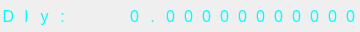
   <widget class="QGroupBox" name="group_line3">
    <property name="geometry">
     <rect>
      <x>370</x>
      <y>212</y>
      <width>360</width>
      <height>32</height>
     </rect>
    </property>
    <property name="styleSheet">
     <string notr="true">border: 0px</string>
    </property>
    <property name="title">
     <string/>
    </property>
    <widget class="QLabel" name="lcd_3_1">
     <property name="geometry">
      <rect>
       <x>18</x>
       <y>0</y>
       <width>17</width>
       <height>32</height>
      </rect>
     </property>
     <property name="font">
      <font>
       <pointsize>12</pointsize>
      </font>
     </property>
     <property name="styleSheet">
      <string notr="true">color: rgb(0, 255, 255)</string>
     </property>
     <property name="lineWidth">
      <number>0</number>
     </property>
     <property name="text">
      <string>l</string>
     </property>
     <property name="textFormat">
      <enum>Qt::PlainText</enum>
     </property>
     <property name="alignment">
      <set>Qt::AlignCenter</set>
     </property>
    </widget>
    <widget class="QLabel" name="lcd_3_2">
     <property name="geometry">
      <rect>
       <x>36</x>
       <y>0</y>
       <width>17</width>
       <height>32</height>
      </rect>
     </property>
     <property name="font">
      <font>
       <pointsize>12</pointsize>
      </font>
     </property>
     <property name="styleSheet">
      <string notr="true">color: rgb(0, 255, 255)</string>
     </property>
     <property name="lineWidth">
      <number>0</number>
     </property>
     <property name="text">
      <string>y</string>
     </property>
     <property name="textFormat">
      <enum>Qt::PlainText</enum>
     </property>
     <property name="alignment">
      <set>Qt::AlignCenter</set>
     </property>
    </widget>
    <widget class="QLabel" name="lcd_3_3">
     <property name="geometry">
      <rect>
       <x>54</x>
       <y>0</y>
       <width>17</width>
       <height>32</height>
      </rect>
     </property>
     <property name="font">
      <font>
       <pointsize>12</pointsize>
      </font>
     </property>
     <property name="styleSheet">
      <string notr="true">color: rgb(0, 255, 255)</string>
     </property>
     <property name="lineWidth">
      <number>0</number>
     </property>
     <property name="text">
      <string>:</string>
     </property>
     <property name="textFormat">
      <enum>Qt::PlainText</enum>
     </property>
     <property name="alignment">
      <set>Qt::AlignCenter</set>
     </property>
    </widget>
    <widget class="QLabel" name="lcd_3_4">
     <property name="geometry">
      <rect>
       <x>72</x>
       <y>0</y>
       <width>17</width>
       <height>32</height>
      </rect>
     </property>
     <property name="font">
      <font>
       <pointsize>12</pointsize>
      </font>
     </property>
     <property name="styleSheet">
      <string notr="true">color: rgb(0, 255, 255)</string>
     </property>
     <property name="lineWidth">
      <number>0</number>
     </property>
     <property name="text">
      <string> </string>
     </property>
     <property name="textFormat">
      <enum>Qt::PlainText</enum>
     </property>
     <property name="alignment">
      <set>Qt::AlignCenter</set>
     </property>
    </widget>
    <widget class="QLabel" name="lcd_3_5">
     <property name="geometry">
      <rect>
       <x>90</x>
       <y>0</y>
       <width>17</width>
       <height>32</height>
      </rect>
     </property>
     <property name="font">
      <font>
       <pointsize>12</pointsize>
      </font>
     </property>
     <property name="styleSheet">
      <string notr="true">color: rgb(0, 255, 255)</string>
     </property>
     <property name="lineWidth">
      <number>0</number>
     </property>
     <property name="text">
      <string> </string>
     </property>
     <property name="textFormat">
      <enum>Qt::PlainText</enum>
     </property>
     <property name="alignment">
      <set>Qt::AlignCenter</set>
     </property>
    </widget>
    <widget class="QLabel" name="lcd_3_6">
     <property name="geometry">
      <rect>
       <x>108</x>
       <y>0</y>
       <width>17</width>
       <height>32</height>
      </rect>
     </property>
     <property name="font">
      <font>
       <pointsize>12</pointsize>
      </font>
     </property>
     <property name="styleSheet">
      <string notr="true">color: rgb(0, 255, 255)</string>
     </property>
     <property name="lineWidth">
      <number>0</number>
     </property>
     <property name="text">
      <string> </string>
     </property>
     <property name="textFormat">
      <enum>Qt::PlainText</enum>
     </property>
     <property name="alignment">
      <set>Qt::AlignCenter</set>
     </property>
    </widget>
    <widget class="QLabel" name="lcd_3_7">
     <property name="geometry">
      <rect>
       <x>126</x>
       <y>0</y>
       <width>17</width>
       <height>32</height>
      </rect>
     </property>
     <property name="font">
      <font>
       <pointsize>12</pointsize>
      </font>
     </property>
     <property name="styleSheet">
      <string notr="true">color: rgb(0, 255, 255)</string>
     </property>
     <property name="lineWidth">
      <number>0</number>
     </property>
     <property name="text">
      <string>0</string>
     </property>
     <property name="textFormat">
      <enum>Qt::PlainText</enum>
     </property>
     <property name="alignment">
      <set>Qt::AlignCenter</set>
     </property>
    </widget>
    <widget class="QLabel" name="lcd_3_8">
     <property name="geometry">
      <rect>
       <x>144</x>
       <y>0</y>
       <width>17</width>
       <height>32</height>
      </rect>
     </property>
     <property name="font">
      <font>
       <pointsize>12</pointsize>
      </font>
     </property>
     <property name="styleSheet">
      <string notr="true">color: rgb(0, 255, 255)</string>
     </property>
     <property name="lineWidth">
      <number>0</number>
     </property>
     <property name="text">
      <string>.</string>
     </property>
     <property name="textFormat">
      <enum>Qt::PlainText</enum>
     </property>
     <property name="alignment">
      <set>Qt::AlignCenter</set>
     </property>
    </widget>
    <widget class="QLabel" name="lcd_3_9">
     <property name="geometry">
      <rect>
       <x>162</x>
       <y>0</y>
       <width>17</width>
       <height>32</height>
      </rect>
     </property>
     <property name="font">
      <font>
       <pointsize>12</pointsize>
      </font>
     </property>
     <property name="styleSheet">
      <string notr="true">color: rgb(0, 255, 255)</string>
     </property>
     <property name="lineWidth">
      <number>0</number>
     </property>
     <property name="text">
      <string>0</string>
     </property>
     <property name="textFormat">
      <enum>Qt::PlainText</enum>
     </property>
     <property name="alignment">
      <set>Qt::AlignCenter</set>
     </property>
    </widget>
    <widget class="QLabel" name="lcd_3_10">
     <property name="geometry">
      <rect>
       <x>180</x>
       <y>0</y>
       <width>17</width>
       <height>32</height>
      </rect>
     </property>
     <property name="font">
      <font>
       <pointsize>12</pointsize>
      </font>
     </property>
     <property name="styleSheet">
      <string notr="true">color: rgb(0, 255, 255)</string>
     </property>
     <property name="lineWidth">
      <number>0</number>
     </property>
     <property name="text">
      <string>0</string>
     </property>
     <property name="textFormat">
      <enum>Qt::PlainText</enum>
     </property>
     <property name="alignment">
      <set>Qt::AlignCenter</set>
     </property>
    </widget>
    <widget class="QLabel" name="lcd_3_11">
     <property name="geometry">
      <rect>
       <x>198</x>
       <y>0</y>
       <width>17</width>
       <height>32</height>
      </rect>
     </property>
     <property name="font">
      <font>
       <pointsize>12</pointsize>
      </font>
     </property>
     <property name="styleSheet">
      <string notr="true">color: rgb(0, 255, 255)</string>
     </property>
     <property name="lineWidth">
      <number>0</number>
     </property>
     <property name="text">
      <string>0</string>
     </property>
     <property name="textFormat">
      <enum>Qt::PlainText</enum>
     </property>
     <property name="alignment">
      <set>Qt::AlignCenter</set>
     </property>
    </widget>
    <widget class="QLabel" name="lcd_3_12">
     <property name="geometry">
      <rect>
       <x>216</x>
       <y>0</y>
       <width>17</width>
       <height>32</height>
      </rect>
     </property>
     <property name="font">
      <font>
       <pointsize>12</pointsize>
      </font>
     </property>
     <property name="styleSheet">
      <string notr="true">color: rgb(0, 255, 255)</string>
     </property>
     <property name="lineWidth">
      <number>0</number>
     </property>
     <property name="text">
      <string>0</string>
     </property>
     <property name="textFormat">
      <enum>Qt::PlainText</enum>
     </property>
     <property name="alignment">
      <set>Qt::AlignCenter</set>
     </property>
    </widget>
    <widget class="QLabel" name="lcd_3_13">
     <property name="geometry">
      <rect>
       <x>234</x>
       <y>0</y>
       <width>17</width>
       <height>32</height>
      </rect>
     </property>
     <property name="font">
      <font>
       <pointsize>12</pointsize>
      </font>
     </property>
     <property name="styleSheet">
      <string notr="true">color: rgb(0, 255, 255)</string>
     </property>
     <property name="lineWidth">
      <number>0</number>
     </property>
     <property name="text">
      <string>0</string>
     </property>
     <property name="textFormat">
      <enum>Qt::PlainText</enum>
     </property>
     <property name="alignment">
      <set>Qt::AlignCenter</set>
     </property>
    </widget>
    <widget class="QLabel" name="lcd_3_14">
     <property name="geometry">
      <rect>
       <x>252</x>
       <y>0</y>
       <width>17</width>
       <height>32</height>
      </rect>
     </property>
     <property name="font">
      <font>
       <pointsize>12</pointsize>
      </font>
     </property>
     <property name="styleSheet">
      <string notr="true">color: rgb(0, 255, 255)</string>
     </property>
     <property name="lineWidth">
      <number>0</number>
     </property>
     <property name="text">
      <string>0</string>
     </property>
     <property name="textFormat">
      <enum>Qt::PlainText</enum>
     </property>
     <property name="alignment">
      <set>Qt::AlignCenter</set>
     </property>
    </widget>
    <widget class="QLabel" name="lcd_3_15">
     <property name="geometry">
      <rect>
       <x>270</x>
       <y>0</y>
       <width>17</width>
       <height>32</height>
      </rect>
     </property>
     <property name="font">
      <font>
       <pointsize>12</pointsize>
      </font>
     </property>
     <property name="styleSheet">
      <string notr="true">color: rgb(0, 255, 255)</string>
     </property>
     <property name="lineWidth">
      <number>0</number>
     </property>
     <property name="text">
      <string>0</string>
     </property>
     <property name="textFormat">
      <enum>Qt::PlainText</enum>
     </property>
     <property name="alignment">
      <set>Qt::AlignCenter</set>
     </property>
    </widget>
    <widget class="QLabel" name="lcd_3_16">
     <property name="geometry">
      <rect>
       <x>288</x>
       <y>0</y>
       <width>17</width>
       <height>32</height>
      </rect>
     </property>
     <property name="font">
      <font>
       <pointsize>12</pointsize>
      </font>
     </property>
     <property name="styleSheet">
      <string notr="true">color: rgb(0, 255, 255)</string>
     </property>
     <property name="lineWidth">
      <number>0</number>
     </property>
     <property name="text">
      <string>0</string>
     </property>
     <property name="textFormat">
      <enum>Qt::PlainText</enum>
     </property>
     <property name="alignment">
      <set>Qt::AlignCenter</set>
     </property>
    </widget>
    <widget class="QLabel" name="lcd_3_17">
     <property name="geometry">
      <rect>
       <x>306</x>
       <y>0</y>
       <width>17</width>
       <height>32</height>
      </rect>
     </property>
     <property name="font">
      <font>
       <pointsize>12</pointsize>
      </font>
     </property>
     <property name="styleSheet">
      <string notr="true">color: rgb(0, 255, 255)</string>
     </property>
     <property name="lineWidth">
      <number>0</number>
     </property>
     <property name="text">
      <string>0</string>
     </property>
     <property name="textFormat">
      <enum>Qt::PlainText</enum>
     </property>
     <property name="alignment">
      <set>Qt::AlignCenter</set>
     </property>
    </widget>
    <widget class="QLabel" name="lcd_3_18">
     <property name="geometry">
      <rect>
       <x>324</x>
       <y>0</y>
       <width>17</width>
       <height>32</height>
      </rect>
     </property>
     <property name="font">
      <font>
       <pointsize>12</pointsize>
      </font>
     </property>
     <property name="styleSheet">
      <string notr="true">color: rgb(0, 255, 255)</string>
     </property>
     <property name="lineWidth">
      <number>0</number>
     </property>
     <property name="text">
      <string>0</string>
     </property>
     <property name="textFormat">
      <enum>Qt::PlainText</enum>
     </property>
     <property name="alignment">
      <set>Qt::AlignCenter</set>
     </property>
    </widget>
    <widget class="QLabel" name="lcd_3_19">
     <property name="geometry">
      <rect>
       <x>342</x>
       <y>0</y>
       <width>17</width>
       <height>32</height>
      </rect>
     </property>
     <property name="font">
      <font>
       <pointsize>12</pointsize>
      </font>
     </property>
     <property name="styleSheet">
      <string notr="true">color: rgb(0, 255, 255)</string>
     </property>
     <property name="lineWidth">
      <number>0</number>
     </property>
     <property name="text">
      <string>0</string>
     </property>
     <property name="textFormat">
      <enum>Qt::PlainText</enum>
     </property>
     <property name="alignment">
      <set>Qt::AlignCenter</set>
     </property>
    </widget>
    <widget class="QLabel" name="lcd_3_0">
     <property name="geometry">
      <rect>
       <x>0</x>
       <y>0</y>
       <width>17</width>
       <height>32</height>
      </rect>
     </property>
     <property name="font">
      <font>
       <pointsize>12</pointsize>
      </font>
     </property>
     <property name="styleSheet">
      <string notr="true">color: rgb(0, 255, 255)</string>
     </property>
     <property name="lineWidth">
      <number>0</number>
     </property>
     <property name="text">
      <string>D</string>
     </property>
     <property name="textFormat">
      <enum>Qt::PlainText</enum>
     </property>
     <property name="alignment">
      <set>Qt::AlignCenter</set>
     </property>
    </widget>
   </widget>
